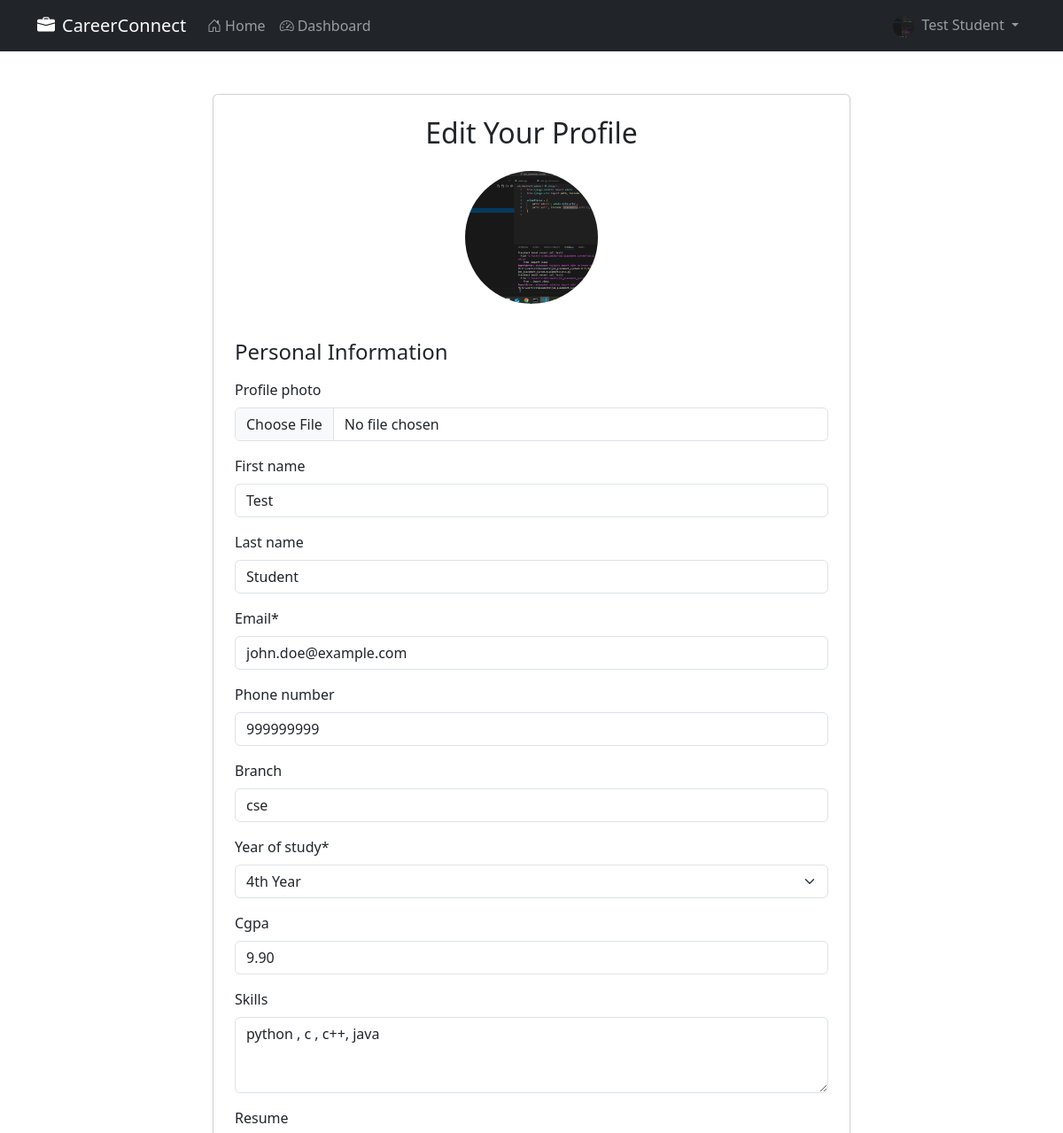
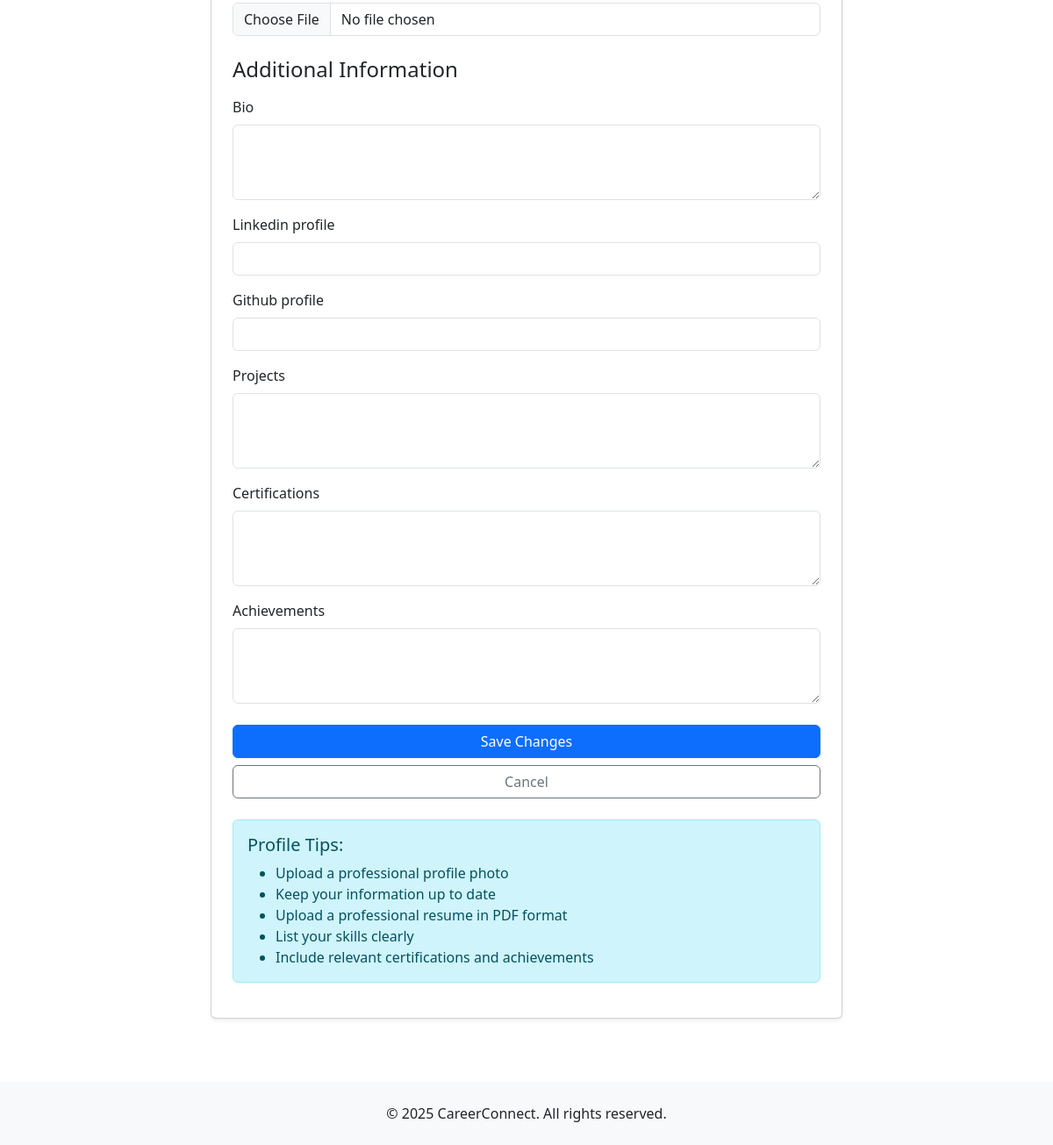
Page /accounts/profile/edit/ (signed in) on the committed database (2 pictures, top to bottom).
### accounts/models.py (models this page shows, shortened)
class Student(AbstractUser):
    email = models.EmailField(unique=True)
    college_id = models.CharField(
        max_length=20,
        unique=True,
        validators=[RegexValidator(
            regex=r'^[0-9]{2}[A-Z]{3}[0-9]{3}$',
            message='College ID must be in format: 20CSE001'
        )]
    )
    profile_photo = models.ImageField(upload_to='profile_photos/', blank=True, null=True)
    phone_number = models.CharField(max_length=15, blank=True)
    branch = models.CharField(max_length=50, blank=True)
    year_of_study = models.IntegerField(choices=[
        (1, '1st Year'),
        (2, '2nd Year'),
        (3, '3rd Year'),
        (4, '4th Year')
    ], null=True)
    cgpa = models.DecimalField(
        max_digits=3,
        decimal_places=2,
        null=True,
        blank=True
    )
    skills = models.TextField(blank=True)
    resume = models.FileField(upload_to='resumes/', blank=True)
    USERNAME_FIELD = 'college_id'
    REQUIRED_FIELDS = ["username",'email']

class StudentProfile(models.Model):
    student = models.OneToOneField(Student, on_delete=models.CASCADE, related_name='profile')
    bio = models.TextField(max_length=500, blank=True)
    linkedin_profile = models.URLField(blank=True)
    github_profile = models.URLField(blank=True)
    projects = models.TextField(blank=True)
    certifications = models.TextField(blank=True)
    achievements = models.TextField(blank=True)

### accounts/views.py (the view)
# urls.py: path('profile/edit/', views.profile_edit, name='profile_edit'),
@login_required
def profile_edit(request):
    try:
        profile = request.user.profile
    except StudentProfile.DoesNotExist:
        profile = StudentProfile.objects.create(student=request.user)
    if request.method == 'POST':
        user_form = StudentForm(request.POST, request.FILES, instance=request.user)
        profile_form = StudentProfileForm(request.POST, instance=profile)
        if user_form.is_valid() and profile_form.is_valid():
            user_form.save()
            profile_form.save()
            messages.success(request, 'Your profile has been updated successfully.')
            return redirect('accounts:profile')
    else:
        user_form = StudentForm(instance=request.user)
        profile_form = StudentProfileForm(instance=profile)
    return render(request, 'accounts/profile_edit.html', {
        'user_form': user_form,
        'profile_form': profile_form
    })

### accounts/forms.py
class StudentForm(UserChangeForm):
    password = None  # Remove password field from the form
    class Meta:
        model = Student
        fields = ['profile_photo', 'first_name', 'last_name', 'email', 'phone_number',
                 'branch', 'year_of_study', 'cgpa', 'skills', 'resume']
        widgets = {
            'profile_photo': forms.FileInput(attrs={
                'class': 'form-control',
                'accept': 'image/*'
            }),
            'first_name': forms.TextInput(attrs={'class': 'form-control'}),
            'last_name': forms.TextInput(attrs={'class': 'form-control'}),
            'email': forms.EmailInput(attrs={'class': 'form-control'}),
            'phone_number': forms.TextInput(attrs={'class': 'form-control'}),
            'branch': forms.TextInput(attrs={'class': 'form-control'}),
            'year_of_study': forms.Select(attrs={'class': 'form-control'}),
            'cgpa': forms.NumberInput(attrs={'class': 'form-control', 'step': '0.01'}),
            'skills': forms.Textarea(attrs={'rows': 3, 'class': 'form-control'}),
            'resume': forms.FileInput(attrs={'class': 'form-control'}),
        }

class StudentProfileForm(forms.ModelForm):
    class Meta:
        model = StudentProfile
        exclude = ['student']
        widgets = {
            'bio': forms.Textarea(attrs={'rows': 3, 'class': 'form-control'}),
            'linkedin_profile': forms.URLInput(attrs={'class': 'form-control'}),
            'github_profile': forms.URLInput(attrs={'class': 'form-control'}),
            'projects': forms.Textarea(attrs={'rows': 3, 'class': 'form-control'}),
            'certifications': forms.Textarea(attrs={'rows': 3, 'class': 'form-control'}),
            'achievements': forms.Textarea(attrs={'rows': 3, 'class': 'form-control'}),
        }

### templates/accounts/profile_edit.html (shortened to what this page needs)
{% extends 'base.html' %}
{% load crispy_forms_tags %}
{% block content %}
<div class="container py-4">
    <div class="row justify-content-center">
        <div class="col-md-8">
            <div class="card shadow-sm">
                <div class="card-body p-4">
                    <h2 class="text-center mb-4">Edit Your Profile</h2>
                    <div class="text-center mb-4">
                        {% if user.profile_photo %}
                            <img src="{{ user.profile_photo.url }}" alt="Current Profile Photo"
                                 class="rounded-circle mb-3" style="width: 150px; height: 150px; object-fit: cover;"
                                 id="profile-photo-preview">
                        {% endif %}
                    </div>
                    <form method="post" enctype="multipart/form-data" novalidate>
                        <div class="mb-4">
                            <h4 class="mb-3">Personal Information</h4>
                            {{ user_form|crispy }}
                        </div>
                        <div class="mb-4">
                            <h4 class="mb-3">Additional Information</h4>
                            {{ profile_form|crispy }}
                        </div>
                        <div class="d-grid gap-2">
                            <button type="submit" class="btn btn-primary">Save Changes</button>
                            <a href="{% url 'accounts:profile' %}" class="btn btn-outline-secondary">Cancel</a>
                        </div>
                    </form>
                    <div class="mt-4">
                        <div class="alert alert-info" role="alert">
                            <h5 class="alert-heading">Profile Tips:</h5>
                            <ul class="mb-0">
                                <li>Upload a professional profile photo</li>
                                <li>Keep your information up to date</li>
                                <li>Upload a professional resume in PDF format</li>
                                <li>List your skills clearly</li>
                                <li>Include relevant certifications and achievements</li>
                            </ul>
                        </div>
                    </div>
                </div>
            </div>
        </div>
    </div>
</div>
{% endblock %}

### templates/base.html (shortened to what this page needs)
<!DOCTYPE html>
<html lang="en">
<head>
    <link href="https://cdn.jsdelivr.net/npm/bootstrap@5.3.0/dist/css/bootstrap.min.css" rel="stylesheet">
    <link href="https://cdn.jsdelivr.net/npm/bootstrap-icons@1.7.2/font/bootstrap-icons.css" rel="stylesheet">
</head>
<body>
    <nav class="navbar navbar-expand-lg navbar-dark bg-dark">
        <div class="container">
            <a class="navbar-brand" href="{% url 'core:home' %}">
                <i class="bi bi-briefcase-fill me-2"></i>CareerConnect
            </a>
            <div class="collapse navbar-collapse" id="navbarNav">
                <ul class="navbar-nav me-auto">
                    <li class="nav-item">
                        <a class="nav-link {% if request.resolver_match.url_name == 'home' %}active{% endif %}"
                           href="{% url 'core:home' %}">
                            <i class="bi bi-house-door me-1"></i>Home
                        </a>
                    </li>
                    {% if user.is_authenticated %}
                    <li class="nav-item">
                        <a class="nav-link {% if request.resolver_match.url_name == 'dashboard' %}active{% endif %}"
                           href="{% url 'core:dashboard' %}">
                            <i class="bi bi-speedometer2 me-1"></i>Dashboard
                        </a>
                    </li>
                    {% endif %}
                </ul>
                <ul class="navbar-nav">
                    {% if user.is_authenticated %}
                        <li class="nav-item dropdown">
                            <a class="nav-link dropdown-toggle" href="#" id="navbarDropdown" role="button"
                               data-bs-toggle="dropdown" aria-expanded="false">
                                {% if user.profile_photo %}
                                    <img src="{{ user.profile_photo.url }}" alt="Profile"
                                         class="rounded-circle me-1" style="width: 24px; height: 24px; object-fit: cover;">
                                {% else %}
                                    <i class="bi bi-person-circle me-1"></i>
                                {% endif %}
                                {{ user.get_full_name|default:user.username }}
                            </a>
                        </li>
                    {% else %}
                        <li class="nav-item">
                            <a class="nav-link" href="{% url 'accounts:login' %}">
                                <i class="bi bi-box-arrow-in-right me-1"></i>Login
                            </a>
                        </li>
                    {% endif %}
                </ul>
            </div>
        </div>
    </nav>
    <main class="container mt-4">
        {% block content %}
        {% endblock %}
    </main>
    <footer class="bg-light py-4 mt-5">
        <div class="container text-center">
            <p class="mb-0">&copy; {% now "Y" %} CareerConnect. All rights reserved.</p>
        </div>
    </footer>
</body>
</html>

### rows in the picture
Student: profile_photo (picture), get_full_name "Test Student", first_name "Test", last_name "Student", email "john.doe@example.com", phone_number "999999999", branch "cse", year_of_study "4th Year", cgpa "9.90", skills "python , c , c++, java"
